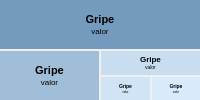
                          <widget class="QWidget" name="widget2nd" native="true">
                           <layout class="QVBoxLayout" name="verticalLayout_36">
                            <property name="spacing">
                             <number>2</number>
                            </property>
                            <property name="leftMargin">
                             <number>0</number>
                            </property>
                            <property name="topMargin">
                             <number>0</number>
                            </property>
                            <property name="rightMargin">
                             <number>0</number>
                            </property>
                            <property name="bottomMargin">
                             <number>0</number>
                            </property>
                            <item>
                             <widget class="QWidget" name="square2st" native="true">
                              <property name="styleSheet">
                               <string notr="true">background-color: #749BBE; border-radius: 0;</string>
                              </property>
                              <layout class="QVBoxLayout" name="verticalLayout_61">
                               <property name="spacing">
                                <number>2</number>
                               </property>
                               <property name="leftMargin">
                                <number>0</number>
                               </property>
                               <property name="topMargin">
                                <number>0</number>
                               </property>
                               <property name="rightMargin">
                                <number>0</number>
                               </property>
                               <property name="bottomMargin">
                                <number>0</number>
                               </property>
                               <item>
                                <widget class="QWidget" name="widget_6" native="true">
                                 <property name="sizePolicy">
                                  <sizepolicy hsizetype="Preferred" vsizetype="Maximum">
                                   <horstretch>0</horstretch>
                                   <verstretch>0</verstretch>
                                  </sizepolicy>
                                 </property>
                                 <layout class="QVBoxLayout" name="verticalLayout_60">
                                  <property name="spacing">
                                   <number>0</number>
                                  </property>
                                  <property name="leftMargin">
                                   <number>0</number>
                                  </property>
                                  <property name="topMargin">
                                   <number>0</number>
                                  </property>
                                  <property name="rightMargin">
                                   <number>0</number>
                                  </property>
                                  <property name="bottomMargin">
                                   <number>0</number>
                                  </property>
                                  <item>
                                   <widget class="QLabel" name="label2ndSqr">
                                    <property name="font">
                                     <font>
                                      <pointsize>8</pointsize>
                                      <weight>75</weight>
                                      <bold>true</bold>
                                     </font>
                                    </property>
                                    <property name="styleSheet">
                                     <string notr="true">color: black;</string>
                                    </property>
                                    <property name="text">
                                     <string>Gripe</string>
                                    </property>
                                    <property name="alignment">
                                     <set>Qt::AlignCenter</set>
                                    </property>
                                   </widget>
                                  </item>
                                  <item>
                                   <widget class="QLabel" name="value2ndSqr">
                                    <property name="font">
                                     <font>
                                      <pointsize>6</pointsize>
                                     </font>
                                    </property>
                                    <property name="styleSheet">
                                     <string notr="true">color: black;</string>
                                    </property>
                                    <property name="text">
                                     <string>valor</string>
                                    </property>
                                    <property name="alignment">
                                     <set>Qt::AlignCenter</set>
                                    </property>
                                   </widget>
                                  </item>
                                 </layout>
                                </widget>
                               </item>
                              </layout>
                             </widget>
                            </item>
                            <item>
                             <widget class="QWidget" name="widget3rd" native="true">
                              <layout class="QHBoxLayout" name="horizontalLayout_53">
                               <property name="spacing">
                                <number>2</number>
                               </property>
                               <property name="leftMargin">
                                <number>0</number>
                               </property>
                               <property name="topMargin">
                                <number>0</number>
                               </property>
                               <property name="rightMargin">
                                <number>0</number>
                               </property>
                               <property name="bottomMargin">
                                <number>0</number>
                               </property>
                               <item>
                                <widget class="QWidget" name="square3rd" native="true">
                                 <property name="styleSheet">
                                  <string notr="true">background-color: #A1BED9; border-radius: 0;</string>
                                 </property>
                                 <layout class="QVBoxLayout" name="verticalLayout_64">
                                  <property name="spacing">
                                   <number>0</number>
                                  </property>
                                  <property name="leftMargin">
                                   <number>0</number>
                                  </property>
                                  <property name="topMargin">
                                   <number>0</number>
                                  </property>
                                  <property name="rightMargin">
                                   <number>0</number>
                                  </property>
                                  <property name="bottomMargin">
                                   <number>0</number>
                                  </property>
                                  <item>
                                   <widget class="QWidget" name="widget_45" native="true">
                                    <property name="sizePolicy">
                                     <sizepolicy hsizetype="Preferred" vsizetype="Maximum">
                                      <horstretch>0</horstretch>
                                      <verstretch>0</verstretch>
                                     </sizepolicy>
                                    </property>
                                    <layout class="QVBoxLayout" name="verticalLayout_63">
                                     <property name="spacing">
                                      <number>0</number>
                                     </property>
                                     <property name="leftMargin">
                                      <number>0</number>
                                     </property>
                                     <property name="topMargin">
                                      <number>0</number>
                                     </property>
                                     <property name="rightMargin">
                                      <number>0</number>
                                     </property>
                                     <property name="bottomMargin">
                                      <number>0</number>
                                     </property>
                                     <item>
                                      <widget class="QLabel" name="label3rdSqr">
                                       <property name="font">
                                        <font>
                                         <pointsize>8</pointsize>
                                         <weight>75</weight>
                                         <bold>true</bold>
                                        </font>
                                       </property>
                                       <property name="styleSheet">
                                        <string notr="true">color: black;</string>
                                       </property>
                                       <property name="text">
                                        <string>Gripe</string>
                                       </property>
                                       <property name="alignment">
                                        <set>Qt::AlignCenter</set>
                                       </property>
                                      </widget>
                                     </item>
                                     <item>
                                      <widget class="QLabel" name="value3rdSqr">
                                       <property name="font">
                                        <font>
                                         <pointsize>6</pointsize>
                                        </font>
                                       </property>
                                       <property name="styleSheet">
                                        <string notr="true">color: black;</string>
                                       </property>
                                       <property name="text">
                                        <string>valor</string>
                                       </property>
                                       <property name="alignment">
                                        <set>Qt::AlignCenter</set>
                                       </property>
                                      </widget>
                                     </item>
                                    </layout>
                                   </widget>
                                  </item>
                                 </layout>
                                </widget>
                               </item>
                               <item>
                                <widget class="QWidget" name="widget4rth" native="true">
                                 <layout class="QVBoxLayout" name="verticalLayout_43">
                                  <property name="spacing">
                                   <number>2</number>
                                  </property>
                                  <property name="leftMargin">
                                   <number>0</number>
                                  </property>
                                  <property name="topMargin">
                                   <number>0</number>
                                  </property>
                                  <property name="rightMargin">
                                   <number>0</number>
                                  </property>
                                  <property name="bottomMargin">
                                   <number>0</number>
                                  </property>
                                  <item>
                                   <widget class="QWidget" name="square4th" native="true">
                                    <property name="styleSheet">
                                     <string notr="true">background-color: #C8DDF0; border-radius: 0;</string>
                                    </property>
                                    <layout class="QVBoxLayout" name="verticalLayout_65">
                                     <property name="spacing">
                                      <number>0</number>
                                     </property>
                                     <property name="leftMargin">
                                      <number>0</number>
                                     </property>
                                     <property name="topMargin">
                                      <number>0</number>
                                     </property>
                                     <property name="rightMargin">
                                      <number>0</number>
                                     </property>
                                     <property name="bottomMargin">
                                      <number>0</number>
                                     </property>
                                     <item>
                                      <widget class="QWidget" name="widget_10" native="true">
                                       <property name="sizePolicy">
                                        <sizepolicy hsizetype="Preferred" vsizetype="Maximum">
                                         <horstretch>0</horstretch>
                                         <verstretch>0</verstretch>
                                        </sizepolicy>
                                       </property>
                                       <layout class="QVBoxLayout" name="verticalLayout_62">
                                        <property name="spacing">
                                         <number>0</number>
                                        </property>
                                        <property name="leftMargin">
                                         <number>0</number>
                                        </property>
                                        <property name="topMargin">
                                         <number>0</number>
                                        </property>
                                        <property name="rightMargin">
                                         <number>0</number>
                                        </property>
                                        <property name="bottomMargin">
                                         <number>0</number>
                                        </property>
                                        <item>
                                         <widget class="QLabel" name="label4thSqr">
                                          <property name="font">
                                           <font>
                                            <pointsize>6</pointsize>
                                            <weight>75</weight>
                                            <bold>true</bold>
                                           </font>
                                          </property>
                                          <property name="styleSheet">
                                           <string notr="true">color: black;</string>
                                          </property>
                                          <property name="text">
                                           <string>Gripe</string>
                                          </property>
                                          <property name="alignment">
                                           <set>Qt::AlignCenter</set>
                                          </property>
                                         </widget>
                                        </item>
                                        <item>
                                         <widget class="QLabel" name="value4thSqr">
                                          <property name="font">
                                           <font>
                                            <pointsize>4</pointsize>
                                           </font>
                                          </property>
                                          <property name="styleSheet">
                                           <string notr="true">color: black;</string>
                                          </property>
                                          <property name="text">
                                           <string>valor</string>
                                          </property>
                                          <property name="alignment">
                                           <set>Qt::AlignCenter</set>
                                          </property>
                                         </widget>
                                        </item>
                                       </layout>
                                      </widget>
                                     </item>
                                    </layout>
                                   </widget>
                                  </item>
                                  <item>
                                   <widget class="QWidget" name="widget5th" native="true">
                                    <layout class="QHBoxLayout" name="horizontalLayout_54">
                                     <property name="spacing">
                                      <number>2</number>
                                     </property>
                                     <property name="leftMargin">
                                      <number>0</number>
                                     </property>
                                     <property name="topMargin">
                                      <number>0</number>
                                     </property>
                                     <property name="rightMargin">
                                      <number>0</number>
                                     </property>
                                     <property name="bottomMargin">
                                      <number>0</number>
                                     </property>
                                     <item>
                                      <widget class="QWidget" name="square5th" native="true">
                                       <property name="styleSheet">
                                        <string notr="true">background-color: #D1E4F5; border-radius: 0;</string>
                                       </property>
                                       <layout class="QVBoxLayout" name="verticalLayout_67">
                                        <property name="spacing">
                                         <number>0</number>
                                        </property>
                                        <property name="leftMargin">
                                         <number>0</number>
                                        </property>
                                        <property name="topMargin">
                                         <number>0</number>
                                        </property>
                                        <property name="rightMargin">
                                         <number>0</number>
                                        </property>
                                        <property name="bottomMargin">
                                         <number>0</number>
                                        </property>
                                        <item>
                                         <widget class="QWidget" name="widget_56" native="true">
                                          <property name="sizePolicy">
                                           <sizepolicy hsizetype="Preferred" vsizetype="Maximum">
                                            <horstretch>0</horstretch>
                                            <verstretch>0</verstretch>
                                           </sizepolicy>
                                          </property>
                                          <layout class="QVBoxLayout" name="verticalLayout_66">
                                           <property name="spacing">
                                            <number>0</number>
                                           </property>
                                           <property name="leftMargin">
                                            <number>0</number>
                                           </property>
                                           <property name="topMargin">
                                            <number>0</number>
                                           </property>
                                           <property name="rightMargin">
                                            <number>0</number>
                                           </property>
                                           <property name="bottomMargin">
                                            <number>0</number>
                                           </property>
                                           <item>
                                            <widget class="QLabel" name="label5thSqr">
                                             <property name="font">
                                              <font>
                                               <pointsize>4</pointsize>
                                               <weight>75</weight>
                                               <bold>true</bold>
                                              </font>
                                             </property>
                                             <property name="styleSheet">
                                              <string notr="true">color: black;</string>
                                             </property>
                                             <property name="text">
                                              <string>Gripe</string>
                                             </property>
                                             <property name="alignment">
                                              <set>Qt::AlignCenter</set>
                                             </property>
                                            </widget>
                                           </item>
                                           <item>
                                            <widget class="QLabel" name="value5thSqr">
                                             <property name="font">
                                              <font>
                                               <pointsize>2</pointsize>
                                              </font>
                                             </property>
                                             <property name="styleSheet">
                                              <string notr="true">color: black;</string>
                                             </property>
                                             <property name="text">
                                              <string>valor</string>
                                             </property>
                                             <property name="alignment">
                                              <set>Qt::AlignCenter</set>
                                             </property>
                                            </widget>
                                           </item>
                                          </layout>
                                         </widget>
                                        </item>
                                       </layout>
                                      </widget>
                                     </item>
                                     <item>
                                      <widget class="QWidget" name="square6th" native="true">
                                       <property name="styleSheet">
                                        <string notr="true">background-color: #D9EBFA; border-radius: 0;</string>
                                       </property>
                                       <layout class="QVBoxLayout" name="verticalLayout_69">
                                        <property name="spacing">
                                         <number>0</number>
                                        </property>
                                        <property name="leftMargin">
                                         <number>0</number>
                                        </property>
                                        <property name="topMargin">
                                         <number>0</number>
                                        </property>
                                        <property name="rightMargin">
                                         <number>0</number>
                                        </property>
                                        <property name="bottomMargin">
                                         <number>0</number>
                                        </property>
                                        <item>
                                         <widget class="QWidget" name="widget_57" native="true">
                                          <property name="sizePolicy">
                                           <sizepolicy hsizetype="Preferred" vsizetype="Maximum">
                                            <horstretch>0</horstretch>
                                            <verstretch>0</verstretch>
                                           </sizepolicy>
                                          </property>
                                          <layout class="QVBoxLayout" name="verticalLayout_68">
                                           <property name="spacing">
                                            <number>0</number>
                                           </property>
                                           <property name="leftMargin">
                                            <number>0</number>
                                           </property>
                                           <property name="topMargin">
                                            <number>0</number>
                                           </property>
                                           <property name="rightMargin">
                                            <number>0</number>
                                           </property>
                                           <property name="bottomMargin">
                                            <number>0</number>
                                           </property>
                                           <item>
                                            <widget class="QLabel" name="label6thSqr">
                                             <property name="font">
                                              <font>
                                               <pointsize>4</pointsize>
                                               <weight>75</weight>
                                               <bold>true</bold>
                                              </font>
                                             </property>
                                             <property name="styleSheet">
                                              <string notr="true">color: black;</string>
                                             </property>
                                             <property name="text">
                                              <string>Gripe</string>
                                             </property>
                                             <property name="alignment">
                                              <set>Qt::AlignCenter</set>
                                             </property>
                                            </widget>
                                           </item>
                                           <item>
                                            <widget class="QLabel" name="value6thSqr">
                                             <property name="font">
                                              <font>
                                               <pointsize>2</pointsize>
                                              </font>
                                             </property>
                                             <property name="styleSheet">
                                              <string notr="true">color: black;</string>
                                             </property>
                                             <property name="text">
                                              <string>valor</string>
                                             </property>
                                             <property name="alignment">
                                              <set>Qt::AlignCenter</set>
                                             </property>
                                            </widget>
                                           </item>
                                          </layout>
                                         </widget>
                                        </item>
                                       </layout>
                                      </widget>
                                     </item>
                                    </layout>
                                   </widget>
                                  </item>
                                 </layout>
                                </widget>
                               </item>
                              </layout>
                             </widget>
                            </item>
                           </layout>
                          </widget>
